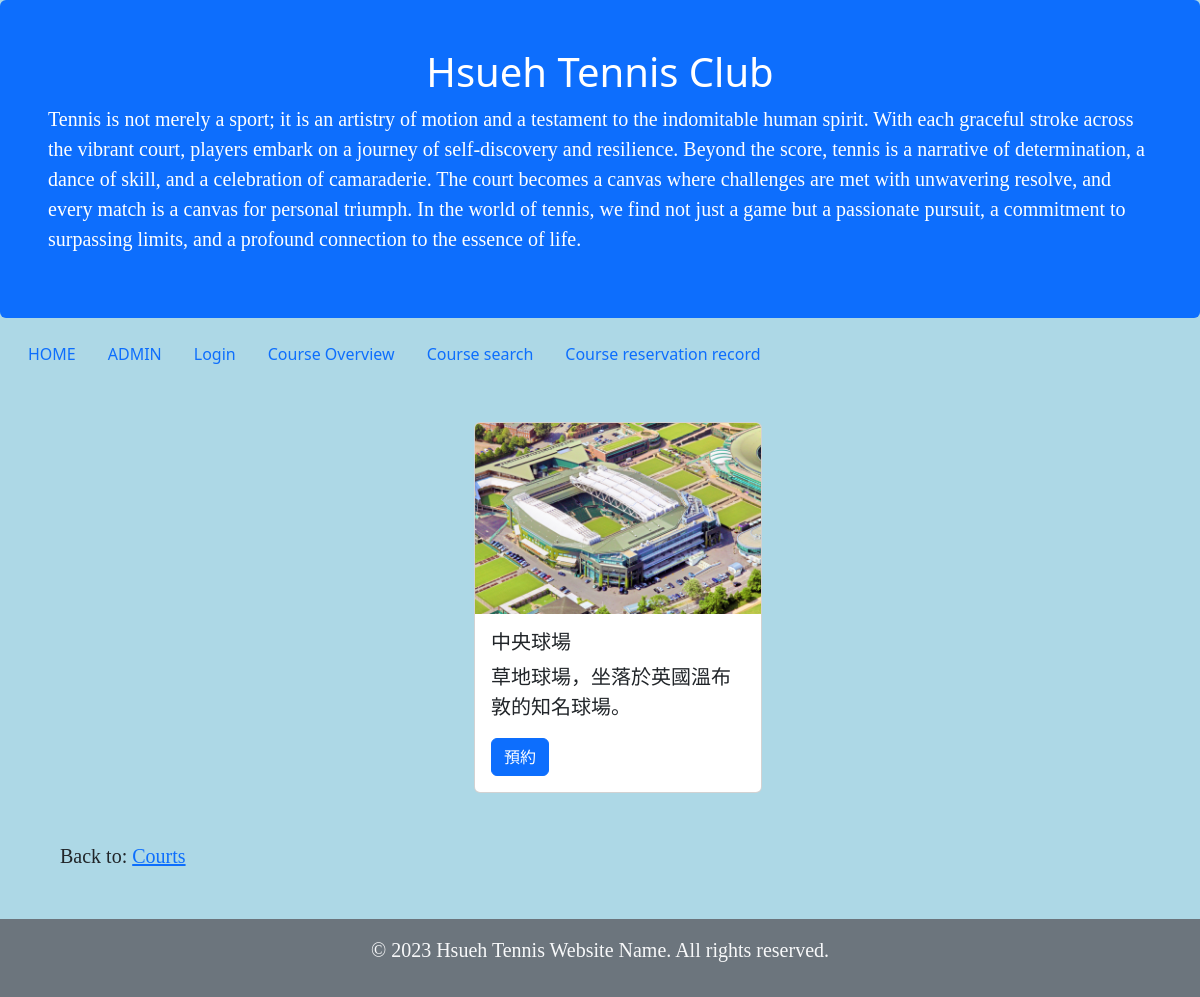
/courts/details/2, run on the app's committed database.
### courts/models.py (models this page shows, shortened)
class Court(models.Model):
    COURT_TYPE = [     # 使用 list 來做列舉
        ("G", "草地"),  # 第一個 "G" 表示真實儲存的資料，第二個表示呈現的字
        ("H", "硬地"),
        ("N", "泥地"),
        ("D", "地毯"),
    ]
    courtname = models.CharField(max_length=100)
    courttype = models.CharField(max_length=1, choices=COURT_TYPE)
    ''' 列舉型態用 choices = 來設定 '''
    city = models.CharField(max_length=100)
    photo = models.ImageField(upload_to='court_photos/', null=True, blank=True)

### courts/views.py (the view)
# urls.py: path('details/<int:id>', views.details, name='court_details'),
def details(request, id):
  court = Court.objects.get(id=id)
  template = loader.get_template('court_details.html')
  context = {
    'court': court,
  }
  return HttpResponse(template.render(context, request))

### courts/templates/court_details.html (shortened to what this page needs)
{% extends "master.html" %}
{% block content %}
<div class="container m-5">
    <div class="card mx-auto" style="width: 18rem;">
      <img src= {{ court.photo.url }} class="card-img-top">
      <div class="card-body">
        <h5 class="card-title">{{ court.courtname }}</h5>
        <p class="card-text"> {{ court.get_courttype_display }}球場，坐落於{{ court.city }}的知名球場。</p>
        <a href={% url 'booking' court.id %} class="btn btn-primary">預約</a>
      </div>
    </div>
</div>
<div class="container m-5">
  <p>Back to: <a href='/courts'>Courts</a></p>
</div>
{% endblock %}

### static/css/club.css (style rules this page uses)
body { background-color: lightblue; }
p { font-family: verdana; font-size: 20px; }

### data on the page
Court: photo (picture), courtname "中央球場", courttype "草地", city "英國溫布敦"
